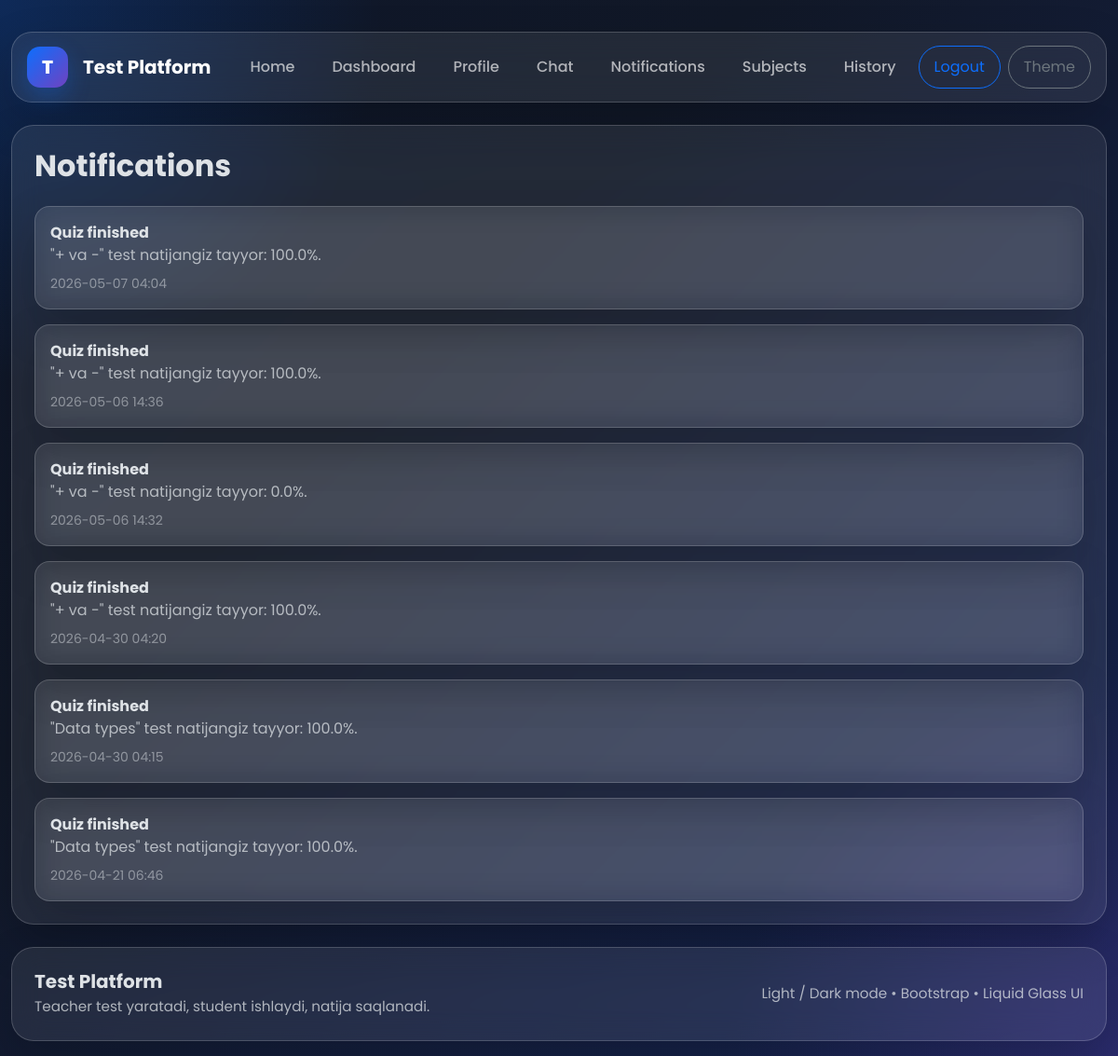
Page /quiz/notifications/ (signed in) on the committed database.
### quiz/models.py (models this page shows, shortened)
class Notification(models.Model):
    user = models.ForeignKey(settings.AUTH_USER_MODEL, on_delete=models.CASCADE, related_name='notifications')
    title = models.CharField(max_length=255)
    message = models.TextField()
    is_read = models.BooleanField(default=False)
    created_at = models.DateTimeField(auto_now_add=True)
    class Meta:
        ordering = ['-created_at']

### quiz/views.py (the view)
# urls.py: path('notifications/', notifications_view, name='notifications'),
@login_required
def notifications_view(request):
    notifications = request.user.notifications.all()
    request.user.notifications.filter(is_read=False).update(is_read=True)
    page_obj = paginate_queryset(request, notifications, 12)
    return render(
        request,
        "quiz/notifications.html",
        {
            "page_obj": page_obj,
        },
    )

### quiz/views.py (called while the page is built)
def paginate_queryset(request, queryset, per_page=8):
    paginator = Paginator(queryset, per_page)
    page_number = request.GET.get("page")
    return paginator.get_page(page_number)

### templates/quiz/notifications.html (shortened to what this page needs)
{% extends 'base.html' %}
{% block content %}
<div class="glass main-card p-4">
    <h2 class="fw-bold mb-4">Notifications</h2>
    <div class="d-grid gap-3">
        {% for item in page_obj %}
            <div class="glass rounded-4 p-3">
                <div class="fw-bold">{{ item.title }}</div>
                <div class="opacity-75">{{ item.message }}</div>
                <div class="small opacity-50 mt-2">{{ item.created_at|date:'Y-m-d H:i' }}</div>
            </div>
        {% empty %}
            <div class="alert alert-info rounded-4">Notification yo‘q.</div>
        {% endfor %}
    </div>
</div>
{% endblock %}

### templates/base.html (style rules this page uses)
:root { --glass-bg: rgba(255, 255, 255, 0.08); --glass-bg-strong: rgba(255, 255, 255, 0.12); --glass-border: rgba(255, 255, 255, 0.18); --glass-shadow: 0 20px 50px rgba(0, 0, 0, 0.18); --dark-bg-1: #0f172a; --dark-bg-2: #111827; --dark-bg-3: #172554; --light-bg-1: #f5f7ff; --light-bg-2: #eef3ff; --light-bg-3: #f9fbff; }
* { box-sizing: border-box; }
html, body { min-height: 100%; }
body { font-family: 'Poppins', sans-serif; background: radial-gradient(circle at top left, rgba(13, 110, 253, 0.22), transparent 25%), radial-gradient(circle at bottom right, rgba(111, 66, 193, 0.22), transparent 25%), linear-gradient(135deg, var(--dark-bg-1), var(--dark-bg-2) 35%, var(--dark-bg-3) 100%); background-attachment: fixed; transition: background .25s ease, color .25s ease; }
.glass { background: var(--glass-bg); border: 1px solid var(--glass-border); backdrop-filter: blur(16px); -webkit-backdrop-filter: blur(16px); box-shadow: var(--glass-shadow); }
.main-card { border-radius: 24px; }

### rows in the picture
Notification: title "Quiz finished", message "\"+ va -\" test natijangiz tayyor: 100.0%.", created_at "2026-05-07 04:04"
Notification: title "Quiz finished", message "\"+ va -\" test natijangiz tayyor: 100.0%.", created_at "2026-05-06 14:36"
Notification: title "Quiz finished", message "\"+ va -\" test natijangiz tayyor: 0.0%.", created_at "2026-05-06 14:32"
Notification: title "Quiz finished", message "\"+ va -\" test natijangiz tayyor: 100.0%.", created_at "2026-04-30 04:20"
Notification: title "Quiz finished", message "\"Data types\" test natijangiz tayyor: 100.0%.", created_at "2026-04-30 04:15"
Notification: title "Quiz finished", message "\"Data types\" test natijangiz tayyor: 100.0%.", created_at "2026-04-21 06:46"
